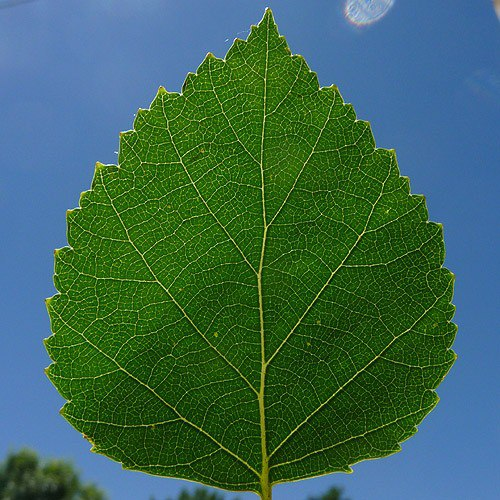
#> input picture img/6.jpg, 500 x 500 px
$ python test.py   (Python 2 division)   (older library calls are emulated)
#> lines starting #> are read from the running program, lines starting #| are printed output that depends on the picture; after the words box and inside, x2 and y2 are one past the last pixel; in counts of white or black regions, pixels touching at a corner belong together
# -*- coding: utf-8 -*-
import numpy as np
import cv2
#import math
from skimage.measure import regionprops

result=0

img = cv2.imread('img/6.jpg')
#> img is the input picture: shape (500, 500, 3); mean B, G, R 86.1, 103.1, 59.5

# [10 lines of commented-out code are left out]
img = img.transpose(2, 0, 1).astype(np.uint32)
mu_g = np.average(img[1])
#> mu_g = 103.1
img[0] = np.minimum(img[0]*(mu_g/np.average(img[0])),255)
img[2] = np.minimum(img[2]*(mu_g/np.average(img[2])),255)
img = img.transpose(1, 2, 0).astype(np.uint8)
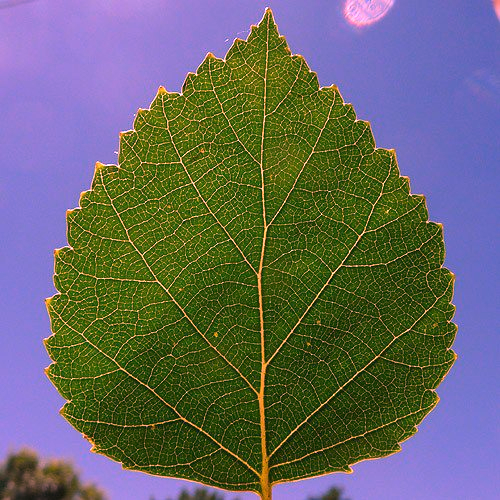
#> img: shape (500, 500, 3); mean B, G, R 102.7, 103.1, 102

cv2.imshow('After grey world', img)

grayscaled = cv2.cvtColor(img, cv2.COLOR_BGR2GRAY)
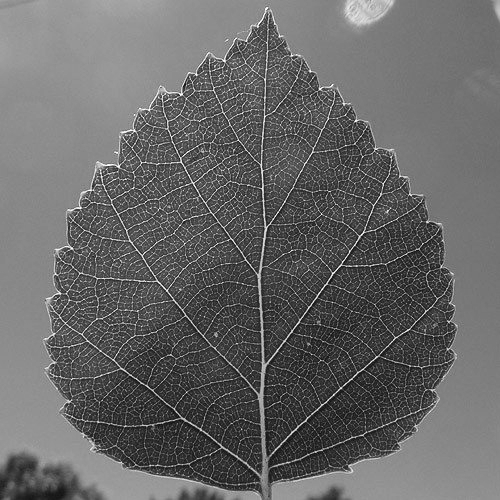
#> grayscaled: shape (500, 500); min 6, max 255, mean 102.7
retval3, otsu = cv2.threshold(grayscaled, 0, 255, cv2.THRESH_BINARY_INV+cv2.THRESH_OTSU)
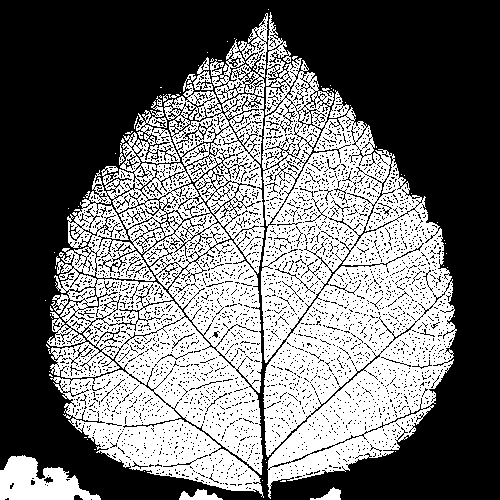
#> otsu: shape (500, 500); 44.2% white; 66 white regions (56 under 20 px), largest, box (x1, y1, x2, y2) and area: (47, 13, 268, 498) 55550, (261, 12, 457, 499) 51131, (0, 455, 101, 500) 2708
#> retval3 = 98

cv2.imshow('After otsu', otsu)

#Удаление мелких объектов
nb_components, output, stats, centroids = cv2.connectedComponentsWithStats(otsu, connectivity=8)
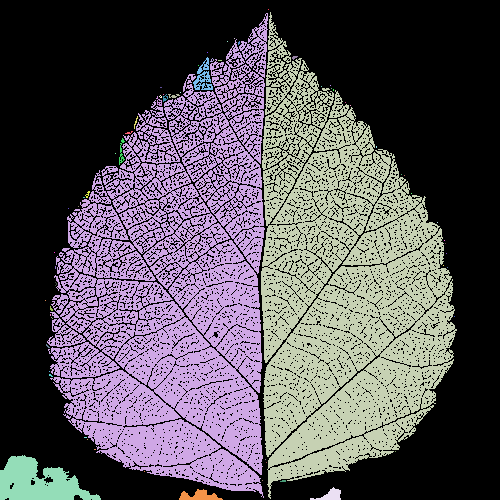
#> output: shape (500, 500) int32; 67 distinct labels, from 0 to 66; one colour per label, 0 black
#> nb_components = 67; stats = 67 rows, first 6: [0, 0, 500, 500, 139561], [268, 9, 1, 1, 1], [47, 13, 221, 485, 55550], [261, 12, 196, 487, 51131], [234, 38, 1, 1, 1], [227, 41, 1, 1, 1]; centroids = 67 pairs, first value 37.75 to 454, second value 9 to 495.7
sizes = stats[1:, -1]; nb_components = nb_components - 1
#> after `sizes = stats[1:, -1]`: sizes = 66 values, max 55550 at index 1, min 1 at index 0, mean 1673.3
#> after `nb_components = nb_components - 1`: nb_components = 66
#min_size = height*width*0.1
min_size = 30000

img2 = np.zeros((output.shape))
for i in range(0, nb_components):
    if sizes[i] >= min_size:
        img2[output == i + 1] = 255
#> img2: shape (500, 500) float64; 42.7% white; 2 white regions, box (x1, y1, x2, y2) and area: (47, 13, 268, 498) 55550, (261, 12, 457, 499) 51131

#Заполнение мелких дыр в объекте
closing = cv2.morphologyEx(img2, cv2.MORPH_CLOSE, cv2.getStructuringElement(cv2.MORPH_RECT,(15,15)))
#> closing: shape (500, 500) float64; 54% white; 1 black region, box (x1, y1, x2, y2) and area: (0, 0, 500, 500) 115003
#cv2.imshow('After preprocessing', closing)

#Перевод изображения в рабочую кодировку
closing = closing.astype(np.uint8)
#> closing: shape (500, 500); 54% white; 1 black region

#Выделение контуров
edged = closing.copy()

_, contours, _ = cv2.findContours(edged, cv2.RETR_EXTERNAL, cv2.CHAIN_APPROX_SIMPLE)
#> contours = 1 contour; box (x1, y1, x2, y2) and area: (47, 12, 457, 500) 134246
cv2.drawContours(edged,contours,-1,(255,255,255),1)
#cv2.imshow('After contouring', edged)

#Проверка контуров по размеру

if len(contours) == 0:
    result=1
    print 'Ошибка. Слишком мелкий объект для анализа, сфотографируйте лист крупнее, пожалуйста.'
    cv2.imshow('Image', edged)

else:
    #Tophat
    kernel = np.ones((25,37),np.uint8)
    tophat = cv2.morphologyEx(closing, cv2.MORPH_TOPHAT, kernel)
#> tophat: shape (500, 500); 0.33% white; 11 white regions (7 under 20 px)
    thresh = cv2.threshold(tophat, 200, 255, cv2.THRESH_BINARY)[1]
    _, contours,_ = cv2.findContours(thresh.copy(),cv2.RETR_TREE,cv2.CHAIN_APPROX_SIMPLE)
#> contours = 11 contours, 8 with area under 20; largest, box (x1, y1, x2, y2) and area: (248, 12, 282, 39) 412, (183, 74, 196, 91) 156, (254, 491, 271, 500) 88

    if len(contours) == 0:
        result=2
        print 'Ошибка. Сфотографируйте целый лист с черешком, пожалуйста.'
        cv2.imshow('Image', edged)

    else:
        img3 = closing.copy()

        #Вычисление диагонали прямоугольного контура объекта
        def findDiag(cont):
            #создание прямоугольного контура вокруг объекта
            rect = cv2.minAreaRect(cont)
            box = cv2.boxPoints(rect)
            box = np.int0(box)
            #вычисление длины диагонали
            side = np.sqrt((box[0,0]-box[2,0])**2+(box[2,1]-box[0,1])**2)
            return side

        maxSide=0
        #Поиск самой длинной диагонали
        for cont in contours:
            side = findDiag(cont)
            if side > maxSide:
                maxSide = side
#> this loop made 11 passes
#> (rect in findDiag, box in findDiag, side, maxSide) on passes 1, 9, 11: (((262, 495), (8, 16), -90), [[270, 499], [254, 499], [254, 491], [270, 491]], 17.89, 17.89), (((189, 82), (16, 12), -90), [[195, 90], [183, 90], [183, 74], [195, 74]], 20, 20), (((264.5, 25), (26, 33), -90), [[281, 38], [248, 38], [248, 12], [281, 12]], 42.01, 42.01)
#> after the loop, maxSide = 42.01

        #Определение объекта с самой длинной диагональю
        for cont in contours:
            #Определение координат пикселей объекта
            mask = np.zeros(thresh.copy().shape,np.uint8)
            cv2.drawContours(mask,[cont],0,255,-1)
            pixelpoints = np.transpose(np.nonzero(mask))
            #Вычисление длин диагоналей
            side = findDiag(cont)
            #Удаление объекта с самой длинной диагональю
            if side == maxSide:
                forPoint = pixelpoints
                for i in pixelpoints:
                    img3[i[0],i[1]] = 0
#> this loop made 11 passes
#> (rect in findDiag, box in findDiag, side) on passes 1, 2, 3, 4, 8: (((262, 495), (8, 16), -90), [[270, 499], [254, 499], [254, 491], [270, 491]], 17.89), (((63, 414), (0, 0), -90), [[63, 414], [63, 414], [63, 414], [63, 414]], 0), (((48, 345.5), (15, 2), -90), [[49, 353], [47, 353], [47, 338], [49, 338]], 15.13), (((455.5, 330.5), (3, 1), -90), [[456, 332], [455, 332], [455, 329], [456, 329]], 3.16), (((122, 146), (0, 0), -90), [[122, 146], [122, 146], [122, 146], [122, 146]], 0)
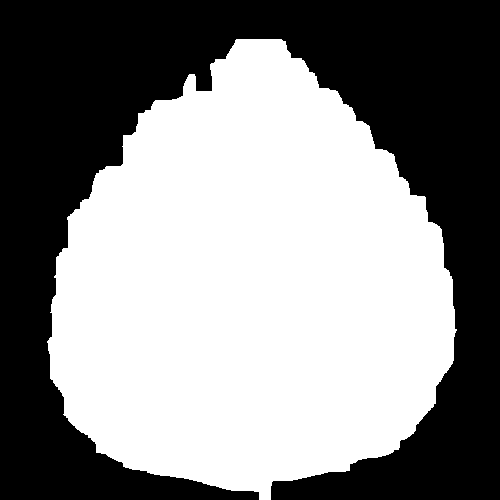
#> img3: shape (500, 500); 53.8% white; 1 black region, box (x1, y1, x2, y2) and area: (0, 0, 500, 500) 115464
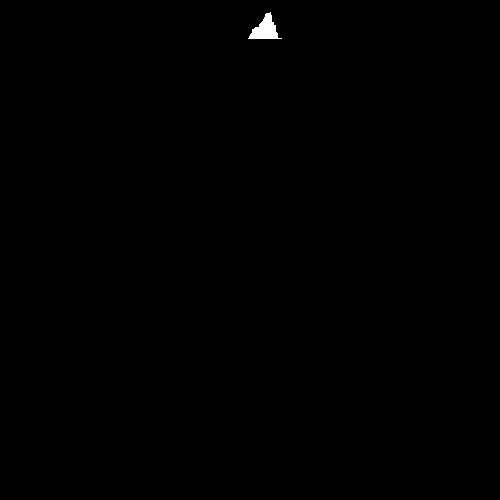
#> mask: shape (500, 500); 0.18% white; 1 white region

        cv2.imshow('Image', img3)
        edged = img3.copy()
        _, contours, _ = cv2.findContours(edged, cv2.RETR_EXTERNAL, cv2.CHAIN_APPROX_SIMPLE)
#> contours = 1 contour; box (x1, y1, x2, y2) and area: (47, 39, 457, 500) 133801
        cv2.drawContours(edged,contours,-1,(255,255,255),1)
        kernel = cv2.getStructuringElement(cv2.MORPH_ELLIPSE,(9,9))
        dilated = cv2.dilate(edged, kernel)
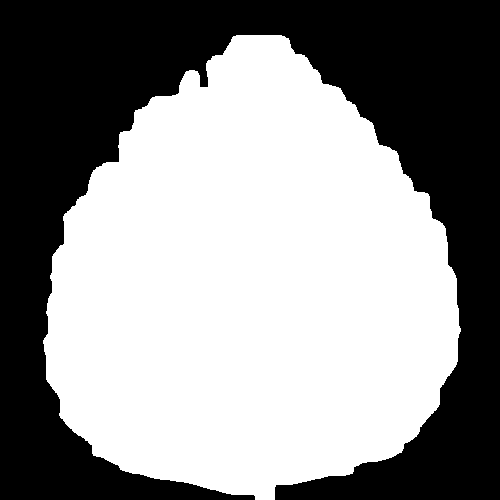
#> dilated: shape (500, 500); 56.3% white; 1 black region, box (x1, y1, x2, y2) and area: (0, 0, 500, 500) 109345

        #Удаление незамкнутых контуров
        edged3 = edged.copy()
        mask = np.zeros((np.array(edged.shape)+2), np.uint8)
        cv2.floodFill(edged, mask, (0,0), (255))
#> edged: shape (500, 500); every value is 255
        edged = cv2.erode(edged, np.ones((3,3)))
        edged = cv2.bitwise_not(edged)
#> edged: shape (500, 500); every value is 0
        edged = cv2.bitwise_and(edged,edged3)

        #Проверка оставшихся на изображении контуров
        _, contours, _ = cv2.findContours(edged.copy(), cv2.RETR_EXTERNAL, cv2.CHAIN_APPROX_SIMPLE)
#> contours = []
        if len(contours) > 1:
            result=4
            print 'Ошибка. Сфотографируйте лист на нейтральном фоне, пожалуйста.'
            cv2.imshow('Image', edged)

        else:
            if len(contours) == 0:
                result=3
                print 'Ошибка. Лист выходит за края изображения, сфотографируйте его полностью, пожалуйста.'
                cv2.imshow('Image', edged)

            else:
                if len(contours) == 1:
                    cnt = contours[0]
                    area = cv2.contourArea(cnt)
                    if area < min_size:
                        result=5
                        print 'Ошибка. Сфотографируйте лист на контрастном фоне, пожалуйста.'
                        cv2.imshow('Image', edged)

if result == 0:
    cv2.drawContours(edged,contours,-1,(255,255,255),1)
    cv2.imshow('Leaf contour', edged)
    print 'Done!'

    #Центроид
    props = regionprops(img3)
    x1 = props[0].centroid[1]
    y1 = props[0].centroid[0]
    #print(x1,y1)

    #Координаты точек контура
    _, contours, _ = cv2.findContours(img3, cv2.RETR_LIST, cv2.CHAIN_APPROX_NONE)
    cnt = contours[0]
    #print(len(cnt))

    #Вектор расстояний dist от центра масс до границ
    dist = []
    for i in range(len(cnt)):
    	p = cnt[i]
    	x2 = p.item(0)
    	y2 = p.item(1)
    	distance = ((x2 - x1)**2 + (y2 - y1)**2)**(.5)
    	dist.append(distance)

cv2.waitKey(0)
cv2.destroyAllWindows()

$ run again, with img/1.jpg copied over img/6.jpg
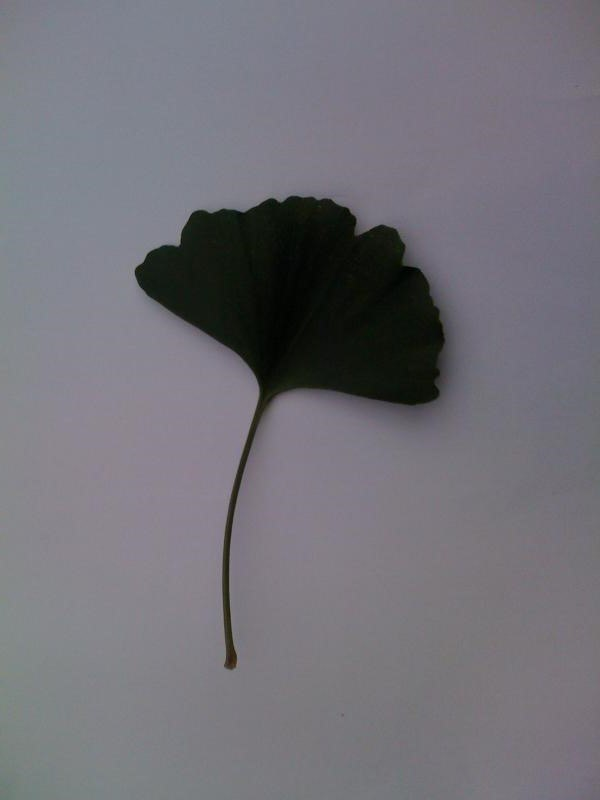
#> input picture img/1.jpg, 600 x 800 px
#> img is the input picture: shape (800, 600, 3); mean B, G, R 120.3, 113, 114.6
#> mu_g = 113
#> otsu: shape (800, 600); 9.7% white; 2 white regions (1 under 20 px), largest, box (x1, y1, x2, y2) and area: (135, 196, 448, 669) 46497
#> retval3 = 70
#> output: shape (800, 600) int32; 3 distinct labels, from 0 to 2
#> `nb_components, output, stats, centroids = cv2.connectedComponentsWithS..`: nb_components = 3; stats = [[0, 0, 600, 800, 433501], [135, 196, 313, 473, 46497], [447, 336, 1, 2, 2]]; centroids = [[299.1, 409.2], [303.6, 309.4], [447, 336.5]]
#> sizes = [46497, 2]
#> `nb_components = nb_components - 1`: nb_components = 2
#> `_, contours, _ = cv2.findContours(edged, cv2.RETR_EXTERNAL, cv2.CHAIN_..`: contours = 1 contour; box (x1, y1, x2, y2) and area: (135, 196, 448, 669) 46013
#> tophat: shape (800, 600); 0.5% white; 8 white regions (3 under 20 px)
#> `_, contours,_ = cv2.findContours(thresh.copy(),cv2.RETR_TREE,cv2.CHAIN..`: contours = 8 contours, 4 with area under 20; largest, box (x1, y1, x2, y2) and area: (223, 390, 292, 669) 1790, (135, 264, 142, 288) 92, (389, 405, 424, 409) 54, (372, 225, 394, 229) 36
#> the loop `for cont in contours:` made 8 passes
#> (rect in findDiag, box in findDiag, side, maxSide) on passes 1 to 2: (((406, 406.5), (3, 34), -90), [[423, 408], [389, 408], [389, 405], [423, 405]], 34.13, 34.13), (((244, 525.9), (285, 38.09), -78.53), [[234, 669], [197, 661], [253, 382], [291, 390]], 287.6, 287.6)
#> after the loop `for cont in contours:`: maxSide = 287.6
#> the loop `for cont in contours:` made 8 passes
#> (rect in findDiag, box in findDiag, side) on passes 1, 2, 4, 5: (((406, 406.5), (3, 34), -90), [[423, 408], [389, 408], [389, 405], [423, 405]], 34.13), (((244, 525.9), (285, 38.09), -78.53), [[234, 669], [197, 661], [253, 382], [291, 390]], 287.6), (((138, 275.5), (23, 6), -90), [[141, 287], [135, 287], [135, 264], [141, 264]], 23.77), (((382.5, 226.5), (3, 21), -90), [[393, 228], [372, 228], [372, 225], [393, 225]], 21.21)
#> after the loop `for cont in contours:`:
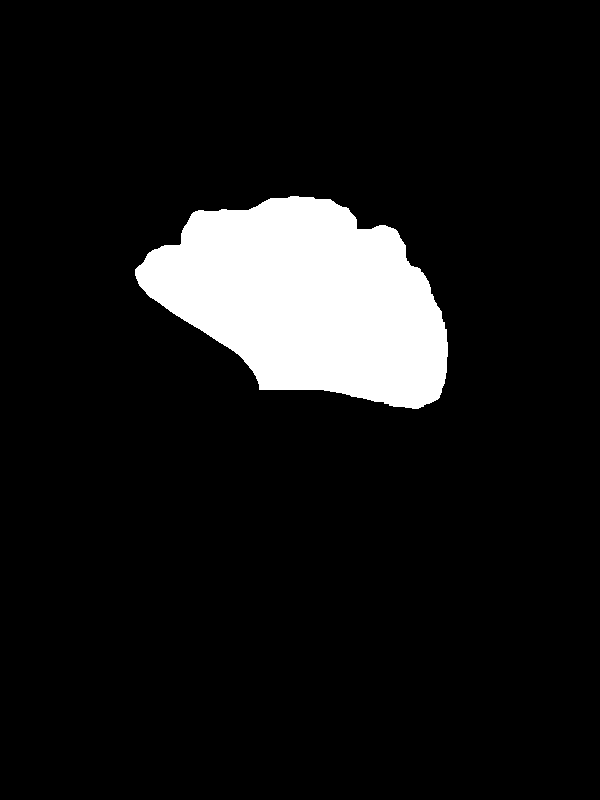
#> img3: shape (800, 600); 9.3% white; 1 white region, box (x1, y1, x2, y2) and area: (135, 196, 448, 409) 44596
#> `_, contours, _ = cv2.findContours(edged, cv2.RETR_EXTERNAL, cv2.CHAIN_..`: contours = 1 contour; box (x1, y1, x2, y2) and area: (135, 196, 448, 409) 44191
#> `dilated = cv2.dilate(edged, kernel)`:
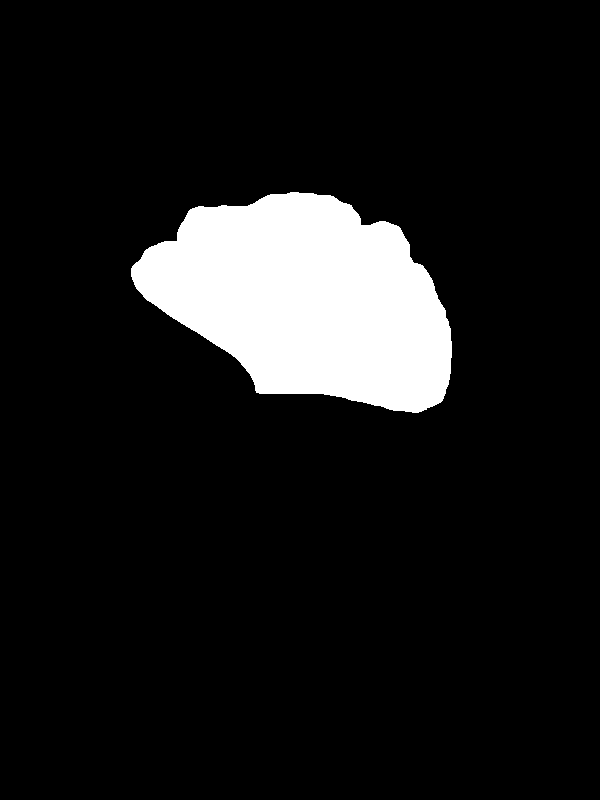
#> dilated: shape (800, 600); 10% white; 1 white region, box (x1, y1, x2, y2) and area: (131, 192, 452, 413) 48178
#> `_, contours, _ = cv2.findContours(edged.copy(), cv2.RETR_EXTERNAL, cv2..`: contours = []
